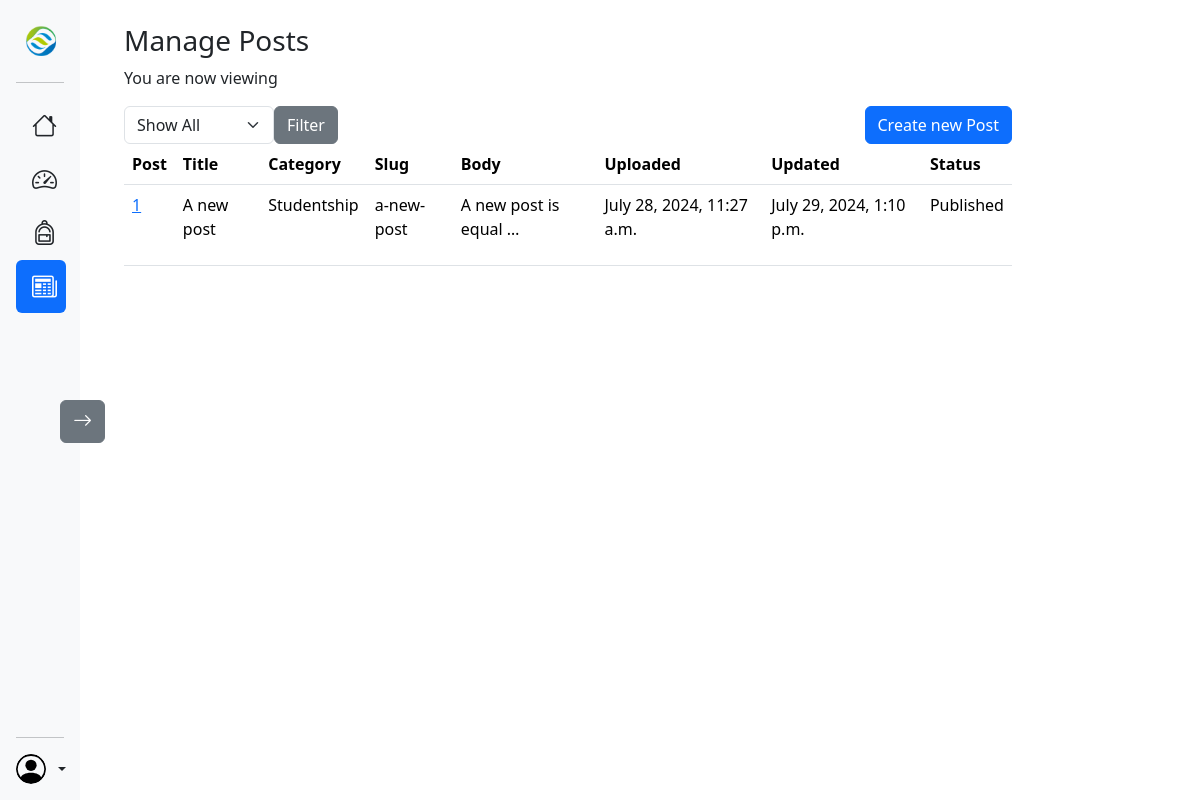
/manager/manageposts/ (signed in), run on the app's committed database.
### news/models.py (models this page shows, shortened)
class Post(models.Model):
  class Categories(models.TextChoices):
    STUDENTSHIP = 'Studentship', 'Studentship'
    EOPEP = 'EOPEP', 'Eopep Examinations'
    EXAMINATIONS = 'EXAMS', 'Examinations'
  class Status(models.TextChoices):
    DRAFT = 'Draft', 'Draft'
    PUBLISHED = 'Published', 'Published'
  title = models.CharField(max_length=255)
  category = models.CharField(max_length=15,
                              choices=Categories.choices,
                              default=Categories.STUDENTSHIP)
  slug = models.SlugField(max_length=255, unique_for_date='published')
  author = models.ForeignKey(SchoolUser,
                            on_delete=models.CASCADE,
                            related_name='news')
  body = CKEditor5Field(config_name='extends')
  published = models.DateTimeField(default=timezone.now)
  created = models.DateTimeField(auto_now_add=True)
  updated = models.DateTimeField(auto_now=True)
  status = models.CharField(max_length=10,
                            choices=Status.choices,
                            default=Status.DRAFT)
  class Meta:
    ordering = ['-published']
    indexes = [
          models.Index(fields=['-published']),
        ]
  def manager_get_absolute_url(self):
      return reverse('news:Manager_Post_Details', args=[self.published.year,
                                                self.published.month,
                                                self.published.day,
                                                self.slug])

### news/views.py (the view)
# urls.py: path('manager/manageposts/', views.ManagePosts, name='Manage_Posts'),
@manager_required
def ManagePosts(request):
  all_posts = Post.objects.all()
  categories = Post.Categories.choices
  selected_category = request.GET.get('category', 'all')
  if selected_category != 'all':
    posts = Post.objects.filter(category=selected_category)
  else:
    posts = all_posts
  return render(request, 'manager/manageposts.html', {'posts':posts,
                                                           'categories':categories})

### dashboard/views.py (called while the page is built)
def manager_required(view_func):
  @wraps(view_func)
  def _wrapped_view(request, *args, **kwargs):
    if request.user.is_authenticated and request.user.role == 'Manager':
        return view_func(request, *args, **kwargs)
    return redirect('Login')
  return _wrapped_view

### news/templates/manager/manageposts.html (shortened to what this page needs)
{% extends 'managerDash.html' %}
{% load static %}
{% block content %}
<div class="container p-4 main-content">
  <h3>Manage Posts</h3>
  <p>You are now viewing {{posts.category}}</p>
  <div class="d-flex justify-content-between">
    <form method="GET" action="{% url 'news:Manage_Posts' %}">
      <div class="d-flex">
        <select name="category" class="form-select" style="width:150px;">
          <option value="all">Show All</option>
        </select>
        <button type="submit" class="btn btn-secondary">Filter</button>
      </div>
    </form>
    <a href="{% url 'news:Create_Post' %}" class="btn btn-primary">Create new Post</a>
  </div>
  <table class="table">
    <thead>
      <tr>
        <th scope="col">Post</th>
        <th scope="col">Title</th>
        <th scope="col">Category</th>
        <th scope="col">Slug</th>
        <th scope="col">Body</th>
        <th scope="col">Uploaded</th>
        <th scope="col">Updated</th>
        <th scope="col">Status</th>
      </tr>
    </thead>
    <tbody>
      {% for post in posts %}
      <tr>
        <td><a href="{{post.manager_get_absolute_url}}">{{ post.id }}</a></td>
        <td>{{ post.title }}</td>
        <td>{{ post.category}}</td>
        <td>{{ post.slug }}</td>
        <td>{{ post.body|safe|truncatewords:5 }}</td>
        <td>{{ post.created }}</td>
        <td>{{ post.updated }}</td>
        <td>{{ post.status }}</td>
      </tr>
      {% endfor %}
    </tbody>
  </table>
</div>
{% endblock %}

### dashboard/static/css/style.css (style rules this page uses)
.main-content { width:78%; margin-left: 290px; z-index:-1; }

### data on the page
Post: id "1", title "A new post", category "Studentship", slug "a-new-post", body "A new post is equal …", created "July 28, 2024, 11:27 a.m.", updated "July 29, 2024, 1:10 p.m.", status "Published"
